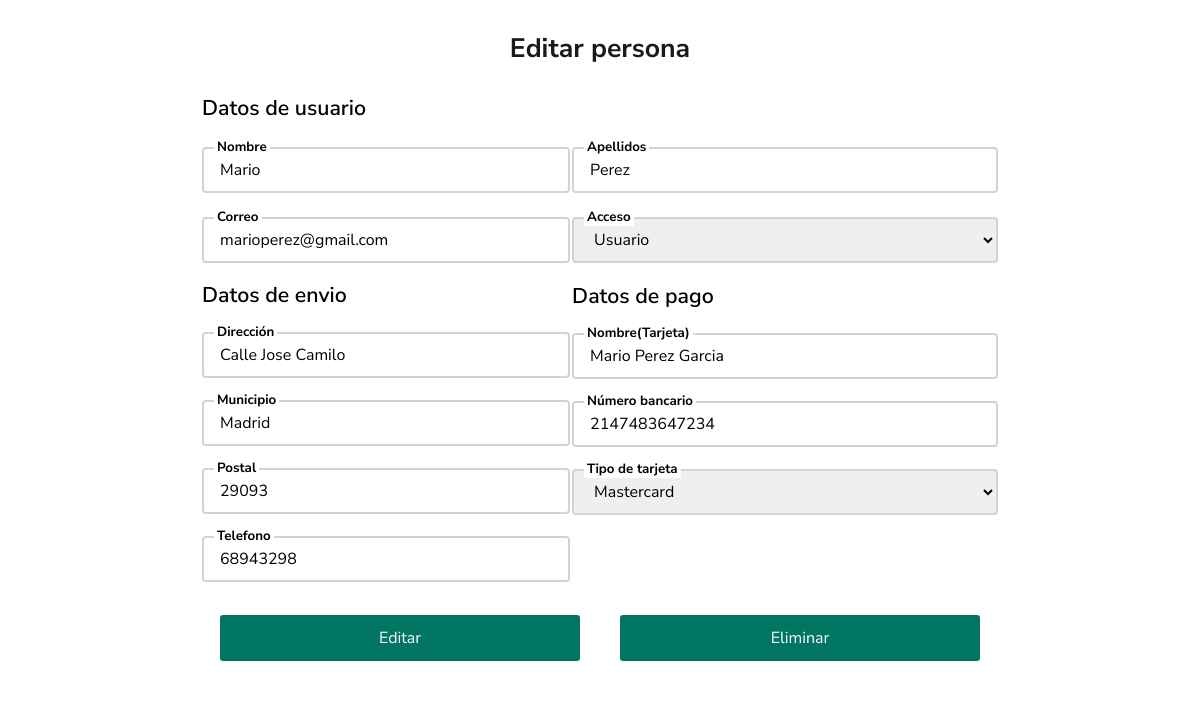
Page /editarpersona.php?id=4 (signed in) on the committed database.
### tables this page shows
CREATE TABLE `persona` (
  `id_persona` int(5) NOT NULL,
  `nombre` varchar(50) NOT NULL,
  `apellido` varchar(100) NOT NULL,
  `correo` varchar(100) NOT NULL,
  `clave` varchar(50) NOT NULL,
  `acceso` int(1) NOT NULL,
  `fnac` date DEFAULT NULL
);

CREATE TABLE `envio` (
  `id_persona` int(5) NOT NULL,
  `direccion` varchar(100) DEFAULT NULL,
  `postal` int(5) DEFAULT NULL,
  `municipio` varchar(50) DEFAULT NULL,
  `telefono` int(14) DEFAULT NULL,
  `nombre_tarjeta` varchar(150) DEFAULT NULL,
  `nbancario` bigint(20) DEFAULT NULL,
  `tipo` varchar(20) NOT NULL
);

### editarpersona.php (the view, shortened to what this page needs)
<?php
if (!isset($_SESSION['nombre'])) {
    header('Location: loguearse.php');
} elseif (isset($_SESSION['nombre'])) {
    $contrasena = '';
    $usuario = 'root';
    $nombreBD = 'riffs';
    try {
        $bd = new PDO('mysql:host=localhost;
            dbname=' . $nombreBD,
            $usuario,
            $contrasena
        );
    } catch (Exception $e) {
        echo "Error: " . $e->getMessage();
    }
    $id = $_GET['id'];
    $sql = $bd->prepare("SELECT * FROM persona where id_persona = ?;");
    $sql2 = $bd->prepare("SELECT * FROM envio where id_persona = ?;");
    $sql->execute([$id]);
    $sql2->execute([$id]);
    $persona = $sql->fetch(PDO::FETCH_OBJ);
    $persona2 = $sql2->fetch(PDO::FETCH_OBJ);
} else {
    echo 'error de sessión';
}
?>
<!DOCTYPE html>
<html lang="en">
<head>
    <link rel="stylesheet" href="estilos/colores.css">
    <link rel="stylesheet" href="estilos/agregar.css">
</head>
<body>
    <section class="container">
        <div class="left">
            <div class="tarjeta">
                <div class="inicio">
                    <h2>Editar persona</h2>
                </div>
                <form action="editarpersonaphp.php" class="form" method="post" enctype="multipart/form-data">
                    <table>
                        <tr>
                            <td>
                                <p>Datos de usuario</p>
                            </td>
                        </tr>
                        <tr>
                            <td>
                                <div class="coolinput">
                                    <label for="input" class="text">Nombre</label>
                                    <input type="text" name="nombre" class="input form-field" required
                                        pattern="[a-zA-Z\s]+" value="<?php echo $persona->nombre ?>">
                                </div>
                            </td>
                            <td>
                                <div class="coolinput">
                                    <label for="input" class="text">Apellidos</label>
                                    <input type="text" class="form-field input" name="apellido" required
                                        pattern="[a-zA-Z\s]+" value="<?php echo $persona->apellido ?>">
                                </div>
                            </td>
                        </tr>
                        <tr>
                            <td>
                                <div class="coolinput">
                                    <label for="input" class="text">Correo</label>
                                    <input type="email" class="form-field" name="correo" required
                                        value="<?php echo $persona->correo ?>">
                                </div>
                            </td>
                            <td>
                                <div class="coolinput">
                                    <label for="input" class="text">Acceso</label>
                                    <select id="Categoria" class="form-field" name="acceso">
                                        <option value="0" <?php if ($persona->acceso == "0")
                                            echo "selected"; ?>>Usuario
                                        </option>
                                    </select>
                                </div>
                            </td>
                        </tr>
                        <tr>
                            <td>
                                <p>Datos de envio</p>
                                <div class="coolinput">
                                    <label for="input" class="text">Dirección</label>
                                    <input type="text" class="form-field input" name="direccion"
                                        value="<?php echo $persona2->direccion ?>">
                                </div>
                                <div class="coolinput">
                                    <label for="input" class="text">Municipio</label>
                                    <input type="text" class="form-field input" name="municipio" pattern="[a-zA-Z\s]+"
                                        value="<?php echo $persona2->municipio ?>">
                                </div>
                                <div class="coolinput">
                                    <label for="input" class="text">Postal</label>
                                    <input type="text" class="form-field input" name="postal" pattern="[0-9]{5}"
                                        value="<?php echo $persona2->postal ?>">
                                </div>
                                <div class="coolinput">
                                    <label for="input" class="text">Telefono</label>
                                    <input type="text" class="form-field input" name="telefono" pattern="[0-9]{7,14}"
                                        value="<?php echo $persona2->telefono ?>">
                                </div>
                            </td>
                            <td>
                                <p>Datos de pago</p>
                                <div class="coolinput">
                                    <label for="input" class="text">Nombre(Tarjeta)</label>
                                    <input type="text" class="form-field input" name="nombre_envio"
                                        pattern="[a-zA-Z\s]+" value="<?php echo $persona2->nombre_tarjeta ?>">
                                </div>
                                <div class="coolinput">
                                    <label for="input" class="text">Número bancario</label>
                                    <input type="text" class="form-field input" name="bancario" pattern="[0-9]{13,18}"
                                        value="<?php echo $persona2->nbancario ?>">
                                </div>
                                <div class="coolinput">
                                    <label for="input" class="text">Tipo de tarjeta</label>
                                    <select id="Categoria" class="form-field input" name="tipo">
                                        <option value="Mastercard" <?php if ($persona2->tipo == "Mastercard")
                                            echo "selected"; ?>>Mastercard
                                        </option>
                                    </select>
                                </div>
                                <input type="text" class="oculto" placeholder="" name="">
                            </td>
                        </tr>
                    </table>
                    <div class="editelim">
                        <tr>
                            <td colspan="2"><input type="submit" class="form-field" value="Editar"
                                    onclick="return confirmarEdicion(event)" name="editar"></td>
                            <td colspan="1"><input type="submit" class="form-field" value="Eliminar"
                                    onclick="return confirmarEliminacion(event)" name="eliminar">
                        </tr>
                    </div>
                </form>
            </div>
        </div>
    </section>
</body>
</html>

### estilos/colores.css (style rules this page uses)
:root { --blanco: #fff; --negro: #000; --amarillo_contraste: #ffc75f; --verde_primario: #007663; --verde_oscuro: #002d27; --verde_claro: #649b92; --verde_fondo: #f2fffe ; }

### estilos/agregar.css (style rules this page uses)
* { box-sizing: border-box; margin: 0; padding: 0; font-family: 'Nunito Sans', sans-serif; font-size: 16px; }
.container { display: flex; min-height: 100vh; justify-content: center; }
.coolinput label.text { font-size: 10pt; color: var(--negro); font-weight: 700; position: relative; top: 10px; margin: 0 0 0 12px; padding: 0 3px; background: var(--blanco); }
.coolinput input[type=text].input { height: 46px; width: 100%; font-size: 12pt; border: 2px #d3d3d3 solid; border-radius: 4px; background: var(--blanco); padding: 0 16px; }
.left { overflow: hidden; display: block; flex-wrap: wrap; flex-direction: column; animation-name: left; animation-duration: 1s; animation-fill-mode: both; animation-delay: 1s; width: 900px; }
.tarjeta { background-color: var(--blanco); padding: 0px 50px 30px 50px; }
.inicio>h2 { color: #1a1a1a; text-align: center; font-size: 20pt; padding: 30px 0 10px 0; }
.form { max-width: 100%; display: flex; flex-direction: column; }
.form-field { height: 46px; width: 100%; padding: 0 16px; border: 2px solid #d3d3d3; border-radius: 4px; outline: 0; }
.oculto { height: 46px; width: 100%; padding: 0 16px; border: 2px solid var(--blanco); border-radius: 4px; outline: 0; margin-top: 10px; margin-bottom: 10px; pointer-events: none; }
tr { width: 50%; }
p { margin-top: 15px; font-size: 16pt; font-weight: 600; }
.editelim { display: flex; justify-content: space-between; }
input[type="submit"] { width: 45%; padding: 12px 10px; border: 0; margin: 0 auto; align-items: center; background: var(--verde_primario); border-radius: 3px; margin-top: 25px; color: var(--blanco); }

### editarpersona.php (style rules this page uses)
body { font-family: 'Rubik', sans-serif; background-image: url("img/iniciosesion1.jpg"); background-size: cover; background-repeat: no-repeat; background-position: center; }

### rows in the picture
persona: nombre "Mario", apellido "Perez", correo "marioperez@gmail.com", acceso "Usuario"
envio: direccion "Calle Jose Camilo", municipio "Madrid", postal "29093", telefono "68943298", nombre_envio "Mario Perez Garcia", bancario "2147483647234", tipo "Mastercard"
